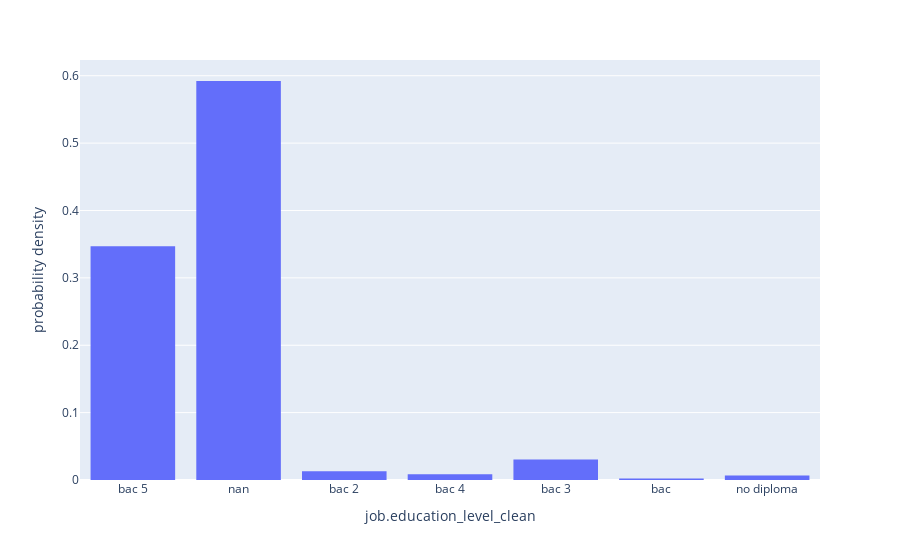

Notebook code cell kept with this figure:
### Code cell
fig = px.histogram(df_welcome, x="job.education_level_clean", histnorm="probability density")
fig.show()

### Figure 1 — Plotly figure (JSON) as saved in the notebook; plotly's stock layout.template omitted (floating-point values rounded to 4 significant figures; data arrays with more than 128 entries replaced by an {"elided": "..."} marker saying what was removed)
{"data": [{"alignmentgroup": "True", "bingroup": "x", "histnorm": "probability density", "hovertemplate": "job.education_level_clean=%{x}<br>probability density=%{y}<extra></extra>", "legendgroup": "", "marker": {"color": "#636efa", "pattern": {"shape": ""}}, "name": "", "offsetgroup": "", "orientation": "v", "showlegend": false, "type": "histogram", "x": {"elided": "461 str values"}, "xaxis": "x", "yaxis": "y"}], "layout": {"barmode": "relative", "legend": {"tracegroupgap": 0}, "margin": {"t": 60}, "xaxis": {"anchor": "y", "domain": [0, 1], "title": {"text": "job.education_level_clean"}}, "yaxis": {"anchor": "x", "domain": [0, 1], "title": {"text": "probability density"}}}}
